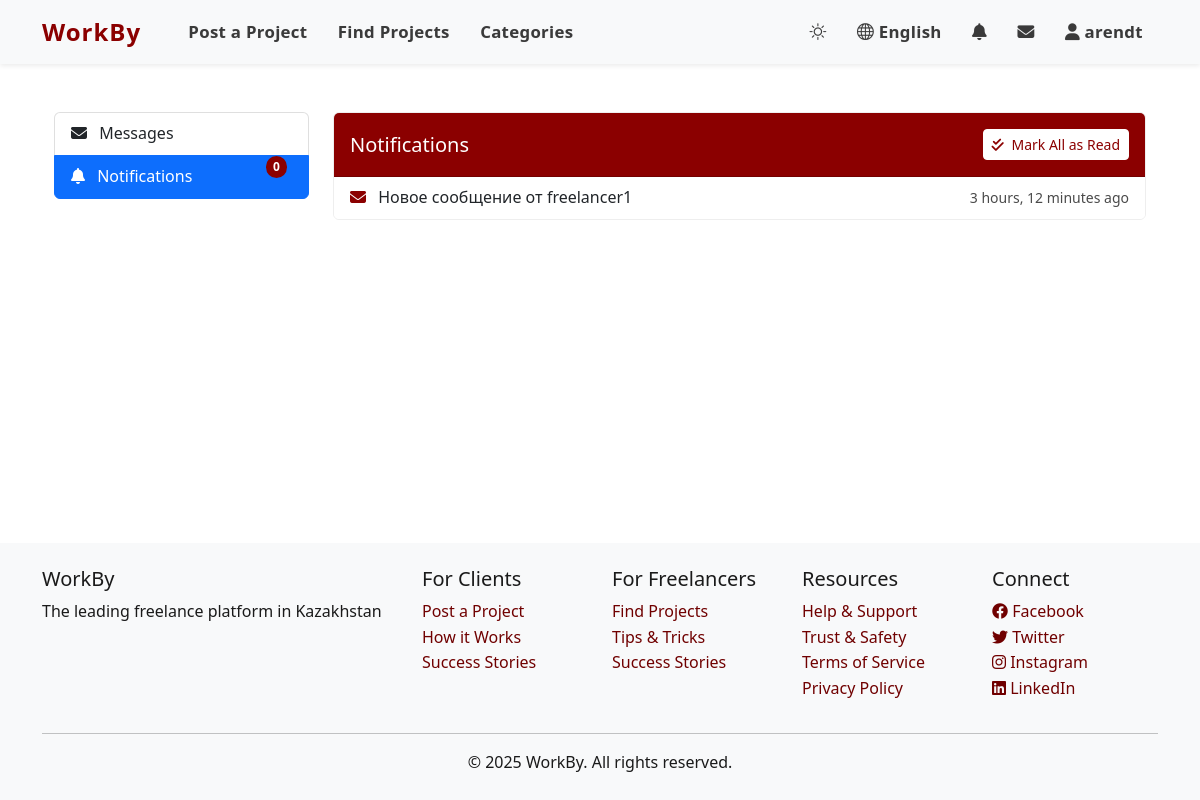
/chat/notifications/ (signed in), run on the app's committed database.
### accounts/models.py (models this page shows, shortened)
class User(AbstractUser):
    USER_TYPE_CHOICES = (
        ('client', _('Client')),
        ('freelancer', _('Freelancer')),
    )
    LANGUAGE_CHOICES = (
        ('en', _('English')),
        ('ru', _('Russian')),
        ('kk', _('Kazakh')),
    )
    user_type = models.CharField(_('User Type'), max_length=10, choices=USER_TYPE_CHOICES, default='client')
    bio = models.TextField(_('Biography'), blank=True)
    avatar = models.ImageField(_('Avatar'), upload_to='avatars/', blank=True, null=True)
    phone_number = models.CharField(_('Phone Number'), max_length=15, blank=True)
    preferred_language = models.CharField(_('Preferred Language'), max_length=2, choices=LANGUAGE_CHOICES, default='en')
    dark_mode = models.BooleanField(_('Dark Mode'), default=False)
    skills = models.TextField(_('Skills'), blank=True)
    hourly_rate = models.DecimalField(_('Hourly Rate'), max_digits=10, decimal_places=2, null=True, blank=True)
    company_name = models.CharField(_('Company Name'), max_length=100, blank=True)

### chat/models.py (models this page shows, shortened)
class Notification(models.Model):
    TYPE_CHOICES = (
        ('message', _('New Message')),
        ('proposal', _('New Proposal')),
        ('contract', _('Contract Update')),
        ('milestone', _('Milestone Update')),
        ('review', _('New Review')),
    )
    user = models.ForeignKey(
        settings.AUTH_USER_MODEL,
        on_delete=models.CASCADE,
        related_name='notifications',
        verbose_name=_('User')
    )
    notification_type = models.CharField(
        _('Type'),
        max_length=20,
        choices=TYPE_CHOICES
    )
    content = models.TextField(_('Content'))
    related_object_id = models.PositiveIntegerField(_('Related Object ID'), null=True, blank=True)
    created_at = models.DateTimeField(_('Created At'), auto_now_add=True)
    is_read = models.BooleanField(_('Read'), default=False)
    email_sent = models.BooleanField(_('Email Notification Sent'), default=False)
    class Meta:
        verbose_name = _('Notification')
        verbose_name_plural = _('Notifications')
        ordering = ['-created_at']

### chat/views.py (the view)
# urls.py: path('notifications/', views.notifications_view, name='notifications'),
@login_required
def notifications_view(request):
    notifications = Notification.objects.filter(user=request.user)
    context = {
        'notifications': notifications,
    }
    return render(request, 'chat/notifications.html', context)

### templates/chat/notifications.html (shortened to what this page needs)
{% extends 'base.html' %}
{% load i18n %}
{% load static %}
{% block content %}
<div class="container mt-4">
    <div class="row">
        <div class="col-md-3">
            <div class="list-group mb-4">
                <a href="{% url 'chat:inbox' %}" class="list-group-item list-group-item-action">
                    <i class="fas fa-envelope me-2"></i> {% trans "Messages" %}
                </a>
                <a href="{% url 'chat:notifications' %}" class="list-group-item list-group-item-action active">
                    <i class="fas fa-bell me-2"></i> {% trans "Notifications" %}
                    <span class="badge bg-danger rounded-pill notification-badge float-end" id="notification-count">0</span>
                </a>
            </div>
        </div>
        <div class="col-md-9">
            <div class="card">
                <div class="card-header notifications-header d-flex justify-content-between align-items-center">
                    <h5 class="mb-0">{% trans "Notifications" %}</h5>
                    <button class="btn btn-light btn-sm" id="markAllRead">
                        <i class="fas fa-check-double me-1"></i> {% trans "Mark All as Read" %}
                    </button>
                </div>
                <div class="list-group list-group-flush notifications-list">
                    {% if notifications %}
                        {% for notification in notifications %}
                            <a href="{% url 'chat:mark_notification_read' notification.pk %}" class="list-group-item list-group-item-action {% if not notification.is_read %}unread bg-light{% endif %}">
                                <div class="d-flex justify-content-between align-items-center">
                                    <div>
                                        {% if notification.notification_type == 'message' %}
                                            <i class="fas fa-envelope me-2 text-primary"></i>
                                        {% elif notification.notification_type == 'proposal' %}
                                            <i class="fas fa-file-signature me-2 text-success"></i>
                                        {% elif notification.notification_type == 'contract' %}
                                            <i class="fas fa-handshake me-2 text-warning"></i>
                                        {% elif notification.notification_type == 'milestone' %}
                                            <i class="fas fa-flag me-2 text-danger"></i>
                                        {% elif notification.notification_type == 'review' %}
                                            <i class="fas fa-star me-2 text-info"></i>
                                        {% endif %}
                                        {{ notification.content }}
                                    </div>
                                    <small class="text-muted">{{ notification.created_at|timesince }} {% trans "ago" %}</small>
                                </div>
                            </a>
                        {% endfor %}
                    {% endif %}
                </div>
            </div>
        </div>
    </div>
</div>
{% endblock %}

### templates/base.html (shortened to what this page needs)
{% load i18n %}
{% load static %}
<!DOCTYPE html>
<html lang="{{ LANGUAGE_CODE }}">
<head>
    <link href="https://cdn.jsdelivr.net/npm/bootstrap@5.2.3/dist/css/bootstrap.min.css" rel="stylesheet">
    <link rel="stylesheet" href="https://cdn.jsdelivr.net/npm/bootstrap-icons@1.10.0/font/bootstrap-icons.css">
    <link rel="stylesheet" href="https://cdnjs.cloudflare.com/ajax/libs/font-awesome/6.2.1/css/all.min.css">
    <link rel="stylesheet" href="{% static 'css/style.css' %}?v={% now 'U' %}">
    <link rel="stylesheet" href="{% static 'css/dark-theme.css' %}?v={% now 'U' %}">
</head>
<body>
    <header>
        <nav class="navbar navbar-expand-lg navbar-light bg-light">
            <div class="container">
                <a class="navbar-brand" href="{% url 'jobs:home' %}">
                    <span class="logo-text">WorkBy</span>
                </a>
                <div class="collapse navbar-collapse" id="navbarNav">
                    <ul class="navbar-nav me-auto">
                        <li class="nav-item">
                            <a class="nav-link" href="{% url 'jobs:project_create' %}">{% trans "Post a Project" %}</a>
                        </li>
                        <li class="nav-item">
                            <a class="nav-link" href="{% url 'jobs:project_list' %}">{% trans "Find Projects" %}</a>
                        </li>
                        <li class="nav-item">
                            <a class="nav-link" href="{% url 'jobs:category_list' %}">{% trans "Categories" %}</a>
                        </li>
                    </ul>
                    <ul class="navbar-nav ms-auto">
                        <li class="nav-item">
                            <button id="theme-toggle" class="btn nav-link">
                                <i id="theme-icon" class="bi bi-sun"></i>
                            </button>
                        </li>
                        <li class="nav-item dropdown">
                            <a class="nav-link dropdown-toggle" href="#" id="languageDropdown" role="button" data-bs-toggle="dropdown" aria-expanded="false">
                                {% get_language_info for LANGUAGE_CODE as current_lang %}
                                <i class="bi bi-globe"></i> {{ current_lang.name_local }}
                            </a>
                                {% get_available_languages as languages %}
                        </li>
                        {% if user.is_authenticated %}
                            <li class="nav-item">
                                <a class="nav-link" href="{% url 'chat:notifications' %}">
                                    <i class="fas fa-bell"></i>
                                </a>
                            </li>
                            <li class="nav-item">
                                <a class="nav-link" href="{% url 'chat:inbox' %}">
                                    <i class="fas fa-envelope"></i>
                                </a>
                            </li>
                            <li class="nav-item dropdown">
                                <a class="nav-link dropdown-toggle" href="#" id="userDropdown" role="button" data-bs-toggle="dropdown" aria-expanded="false">
                                    {% if user.avatar %}
                                        <img src="{{ user.avatar.url }}" alt="{{ user.username }}" class="rounded-circle" width="30" height="30">
                                    {% else %}
                                        <i class="fas fa-user"></i>
                                    {% endif %}
                                    {{ user.username }}
                                </a>
                            </li>
                        {% endif %}
                    </ul>
                </div>
            </div>
        </nav>
    </header>
    <main class="container py-4">
        {% block content %}{% endblock %}
    </main>
    <footer class="bg-light py-4 mt-auto">
        <div class="container">
            <div class="row">
                <div class="col-md-4">
                    <h5>WorkBy</h5>
                    <p>{% trans "The leading freelance platform in Kazakhstan" %}</p>
                </div>
                <div class="col-md-2">
                    <h5>{% trans "For Clients" %}</h5>
                    <ul class="list-unstyled">
                        <li><a href="{% url 'jobs:project_create' %}">{% trans "Post a Project" %}</a></li>
                        <li><a href="#">{% trans "How it Works" %}</a></li>
                        <li><a href="#">{% trans "Success Stories" %}</a></li>
                    </ul>
                </div>
                <div class="col-md-2">
                    <h5>{% trans "For Freelancers" %}</h5>
                    <ul class="list-unstyled">
                        <li><a href="{% url 'jobs:project_list' %}">{% trans "Find Projects" %}</a></li>
                        <li><a href="#">{% trans "Tips & Tricks" %}</a></li>
                        <li><a href="#">{% trans "Success Stories" %}</a></li>
                    </ul>
                </div>
                <div class="col-md-2">
                    <h5>{% trans "Resources" %}</h5>
                    <ul class="list-unstyled">
                        <li><a href="#">{% trans "Help & Support" %}</a></li>
                        <li><a href="#">{% trans "Trust & Safety" %}</a></li>
                        <li><a href="#">{% trans "Terms of Service" %}</a></li>
                        <li><a href="#">{% trans "Privacy Policy" %}</a></li>
                    </ul>
                </div>
                <div class="col-md-2">
                    <h5>{% trans "Connect" %}</h5>
                    <ul class="list-unstyled">
                        <li><a href="#"><i class="fab fa-facebook"></i> Facebook</a></li>
                        <li><a href="#"><i class="fab fa-twitter"></i> Twitter</a></li>
                        <li><a href="#"><i class="fab fa-instagram"></i> Instagram</a></li>
                        <li><a href="#"><i class="fab fa-linkedin"></i> LinkedIn</a></li>
                    </ul>
                </div>
            </div>
            <hr>
            <div class="row">
                <div class="col text-center">
                    <p class="mb-0">© 2025 WorkBy. {% trans "All rights reserved." %}</p>
                </div>
            </div>
        </div>
    </footer>
</body>
</html>

### static/css/style.css (style rules this page uses)
:root { --primary-color: #8B0000; --secondary-color: #6c757d; --background-color: #FFFFFF; --text-color: #1A1A1A; --danger-color: #dc3545; --warning-color: #ffc107; --info-color: #17a2b8; --success-color: #28a745; }
body { font-family: 'Segoe UI', Tahoma, Geneva, Verdana, sans-serif; line-height: 1.6; color: var(--text-color); background-color: var(--background-color); min-height: 100vh; display: flex; flex-direction: column; }
main { flex: 1; }
footer { flex-shrink: 0; }
.message-badge, .notification-badge { position: relative; top: -8px; left: -5px; background-color: var(--danger-color); color: white; }
.logo-text { font-size: 1.8rem; font-weight: 700; color: var(--primary-color); letter-spacing: -0.5px; }
body { display: flex; flex-direction: column; min-height: 100vh; }
.logo-text { font-weight: 700; font-size: 1.5rem; color: var(--primary-color) !important; letter-spacing: 1px; }
.card { transition: all 0.3s ease; border-color: #eee; }
.card-header { font-weight: 600; }
.badge { font-weight: 600; padding: 0.4em 0.6em; }
.navbar { box-shadow: 0 2px 5px rgba(0, 0, 0, 0.08); }
a { color: #700000; text-decoration: none; transition: color 0.3s ease, transform 0.2s ease; }
.navbar .nav-link { position: relative; padding: 0.5rem 1rem; margin: 0 0.2rem; transition: all 0.3s ease; font-size: 1.05rem; font-weight: 600; color: #444444; }
.navbar-light .navbar-nav .nav-link { color: #3a3a3a; }
.navbar .nav-link::after { content: ''; position: absolute; width: 0; height: 2px; bottom: 0; left: 50%; background-color: var(--primary-color); transition: all 0.3s ease; opacity: 0; transform: translateX(-50%); }
.navbar-brand { position: relative; transition: all 0.3s ease; }
.navbar-brand .logo-text { color: var(--primary-color) !important; font-weight: bold; position: relative; display: inline-block; }
.text-primary { color: var(--primary-color) !important; }
.fas, .far, .fab, .bi { color: inherit; }
.btn-light { background-color: #FFFFFF !important; color: var(--primary-color) !important; border-color: #FFFFFF !important; }
.text-muted { color: #4a4a4a !important; }
.navbar .btn.nav-link { border: none; background: transparent; }
.navbar-nav { margin-left: 1rem; }
.nav-item { margin: 0 0.25rem; }
.navbar .navbar-nav .nav-link { text-shadow: 0 0 1px rgba(0, 0, 0, 0.1); letter-spacing: 0.02rem; }
.chat-header, .notifications-header { background-color: var(--primary-color); color: white; padding: 1rem; border-radius: 5px 5px 0 0; margin-bottom: 0; }
.messages-list, .notifications-list { list-style: none; padding: 0; margin: 0; }
.bg-danger, .bg-primary { background-color: var(--primary-color) !important; }

### data on the page
User: username "arendt"
Notification: notification_type "message" (drawn), content "Новое сообщение от freelancer1", created_at "3 hours, 12 minutes"

### other printed values
{{ current_lang.name_local }} "English"
